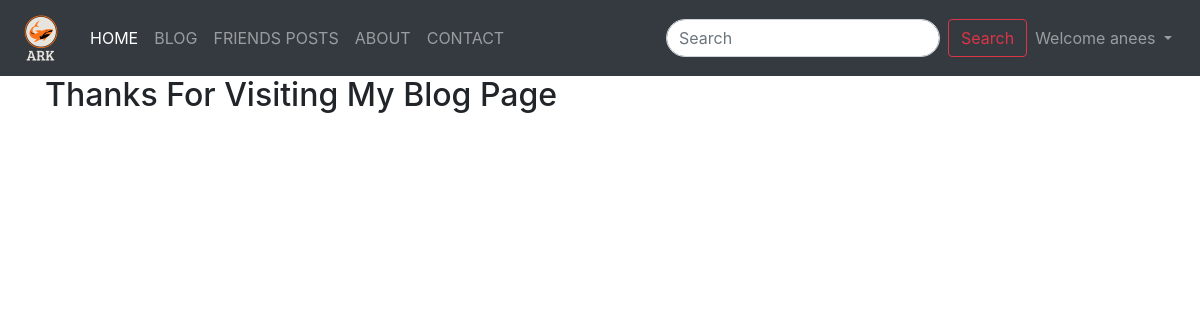
Page /blogPost (signed in) on the earlier database version.
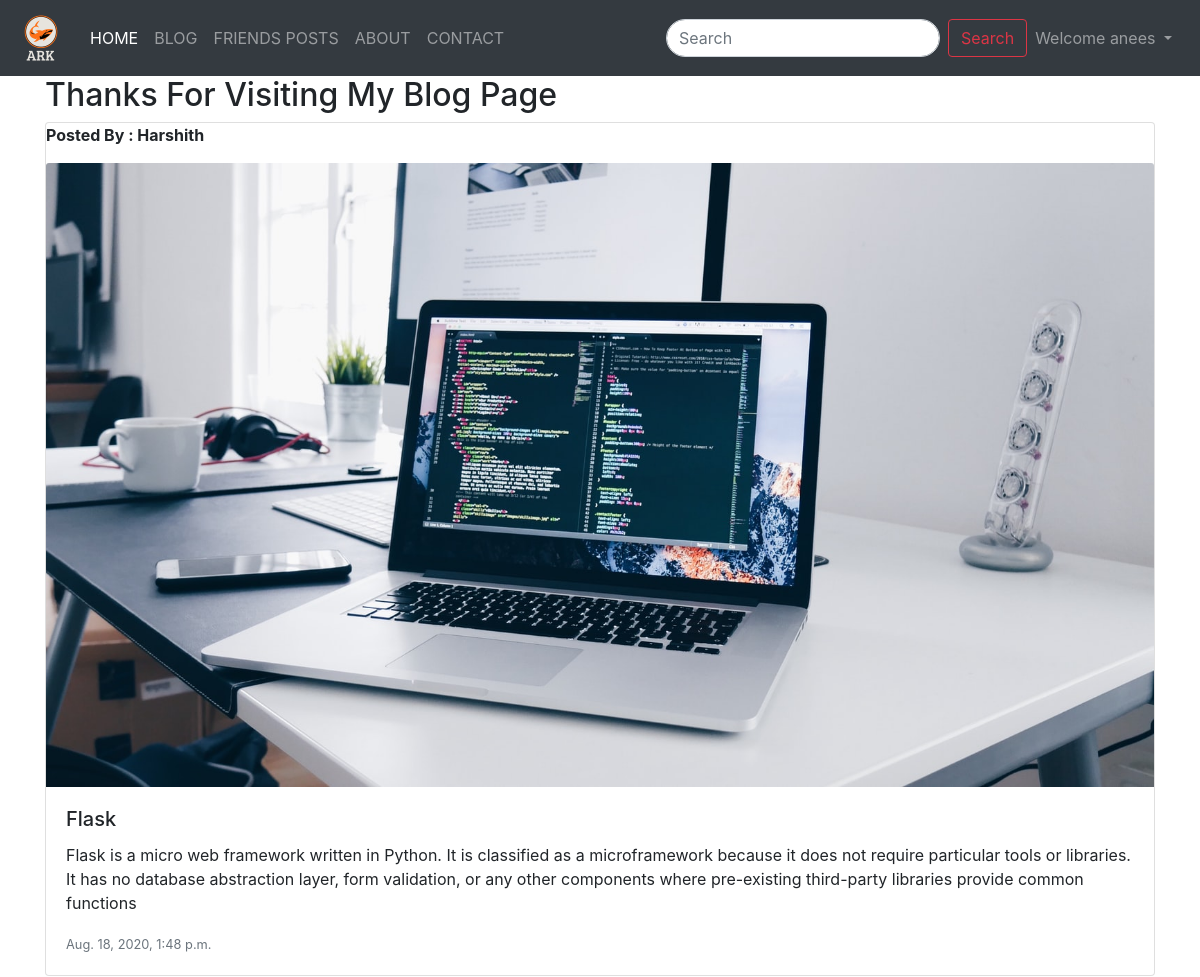
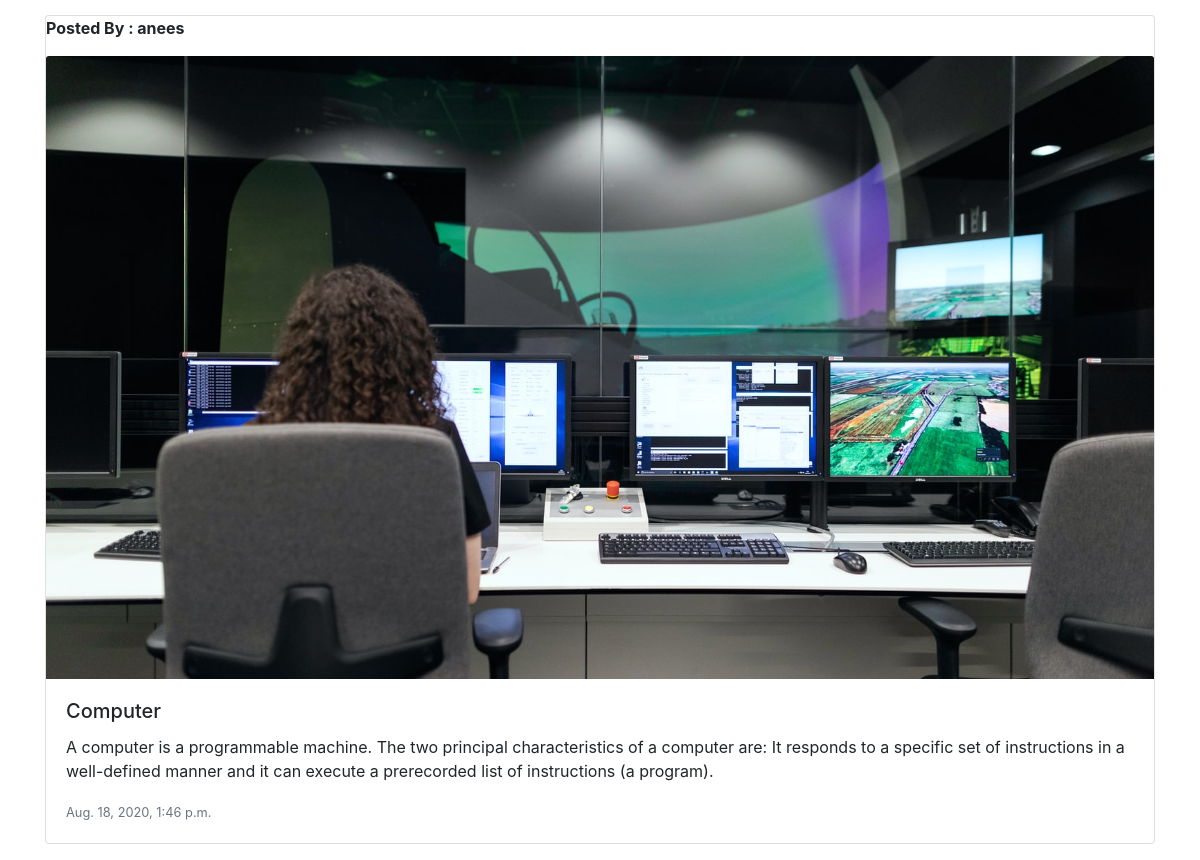
Same page on the later database version (2 pictures, top to bottom).
### app/models.py (models this page shows, shortened)
class Adminspost(models.Model):
    title=models.CharField(max_length=50)
    content=models.TextField()
    author=models.CharField(max_length=50)
    img=models.ImageField(upload_to='friends',blank=True,null=True)
    timeStamp=models.DateTimeField(auto_now_add=True,blank=True)

### app/views.py (the view)
# urls.py: path('blogPost', views.blogPost, name='blogPost'),
def blogPost(request):
    if not request.user.is_authenticated:
        messages.warning(request,"Please Login and Try Again")
        return redirect('/')
    posts=Adminspost.objects.all()
    context={'posts':posts}
    return render(request,'home/blogPost.html',context)

### templates/home/blogPost.html (shortened to what this page needs)
{% extends 'basic.html' %}
{% block body %}
<div class="container">
<marquee behavior="" direction=""> <h2>Thanks For Visiting My Blog Page </h2></marquee>
{% for post in posts reversed %}
<div class="card mb-3">
  <p><b>Posted By : {{post.author}} </b></p>
  <img src="{{post.img.url}}" class="card-img-top" alt="...">
  <div class="card-body">
    <h5 class="card-title">{{post.title}}</h5>
    <p class="card-text">{{post.content}}</p>
    <p class="card-text"><small class="text-muted">{{post.timeStamp}}</small></p>
  </div>
</div>
{% endfor %}
</div>
{% endblock body %}

Differences in the rows shown:
added Adminspost: author "Harshith", img (picture), title "Flask", content "Flask is a micro web framework written in Python. It is classified as a microframework because it does not require particular tools or libraries. It has no database abstraction layer, form validation, or any other components where pre-existing third-party libraries provide common functions", timeStamp "Aug. 18, 2020, 1:48 p.m."
added Adminspost: author "anees", img (picture), title "Computer", content "A computer is a programmable machine. The two principal characteristics of a computer are: It responds to a specific set of instructions in a well-defined manner and it can execute a prerecorded list of instructions (a program).", timeStamp "Aug. 18, 2020, 1:46 p.m."
